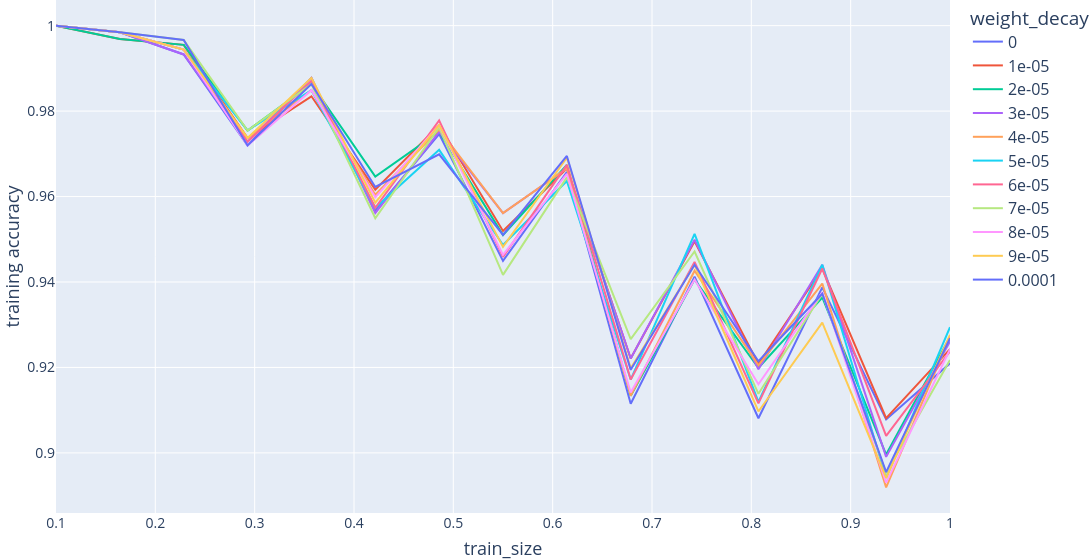
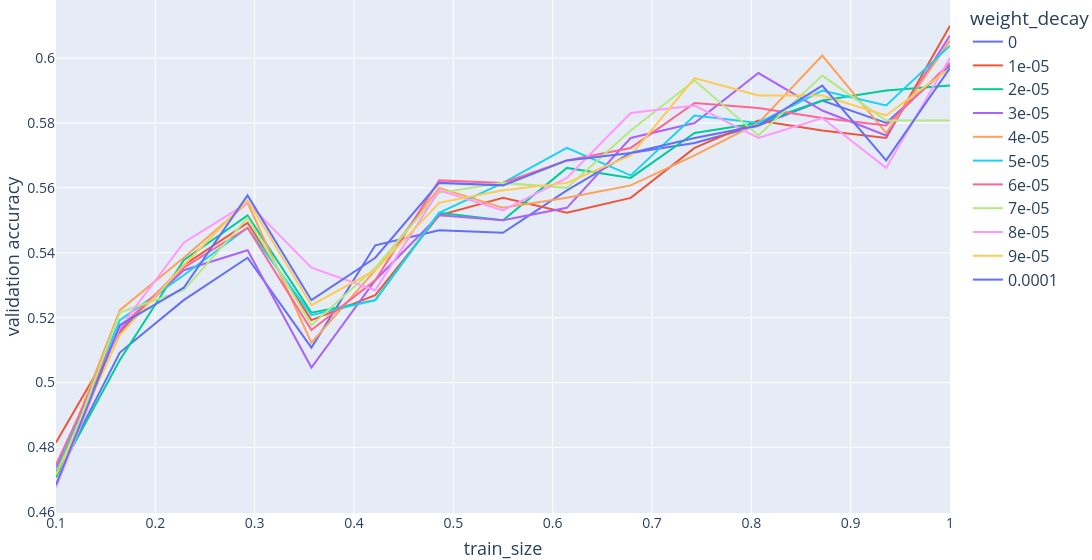

The notebook cell these images were saved under, in order:
### Code cell
train_and_plot_learning_curves(
    [
        NN(hidden_layer_sizes=(128, 128), lr=0.0005, weight_decay=0),
        NN(hidden_layer_sizes=(128, 128), lr=0.0005, weight_decay=0.00001),
        NN(hidden_layer_sizes=(128, 128), lr=0.0005, weight_decay=0.00002),
        NN(hidden_layer_sizes=(128, 128), lr=0.0005, weight_decay=0.00003),
        NN(hidden_layer_sizes=(128, 128), lr=0.0005, weight_decay=0.00004),
        NN(hidden_layer_sizes=(128, 128), lr=0.0005, weight_decay=0.00005),
        NN(hidden_layer_sizes=(128, 128), lr=0.0005, weight_decay=0.00006),
        NN(hidden_layer_sizes=(128, 128), lr=0.0005, weight_decay=0.00007),
        NN(hidden_layer_sizes=(128, 128), lr=0.0005, weight_decay=0.00008),
        NN(hidden_layer_sizes=(128, 128), lr=0.0005, weight_decay=0.00009),
        NN(hidden_layer_sizes=(128, 128), lr=0.0005, weight_decay=0.0001),
    ],
    wine_X_tr,
    wine_y_tr,
    wine_X_val,
    wine_y_val,
    seed,
    "weight_decay"
)

### Figure 1 — Plotly figure (JSON) as saved in the notebook; plotly's stock layout.template omitted (floating-point values rounded to 4 significant figures)
{"data": [{"hovertemplate": "weight_decay=0<br>train_size=%{x}<br>training accuracy=%{y}<extra></extra>", "legendgroup": "0", "line": {"color": "#636efa", "dash": "solid"}, "marker": {"symbol": "circle"}, "mode": "lines", "name": "0", "orientation": "v", "showlegend": true, "type": "scatter", "x": [0.1, 0.1643, 0.2286, 0.2929, 0.3571, 0.4214, 0.4857, 0.55, 0.6143, 0.6786, 0.7429, 0.8071, 0.8714, 0.9357, 1.0], "xaxis": "x", "y": [1.0, 0.9984, 0.9933, 0.972, 0.9878, 0.9568, 0.9746, 0.9449, 0.9657, 0.9115, 0.9413, 0.9081, 0.9387, 0.9078, 0.921], "yaxis": "y"}, {"hovertemplate": "weight_decay=1e-05<br>train_size=%{x}<br>training accuracy=%{y}<extra></extra>", "legendgroup": "1e-05", "line": {"color": "#EF553B", "dash": "solid"}, "marker": {"symbol": "circle"}, "mode": "lines", "name": "1e-05", "orientation": "v", "showlegend": true, "type": "scatter", "x": [0.1, 0.1643, 0.2286, 0.2929, 0.3571, 0.4214, 0.4857, 0.55, 0.6143, 0.6786, 0.7429, 0.8071, 0.8714, 0.9357, 1.0], "xaxis": "x", "y": [1.0, 0.9969, 0.9955, 0.9737, 0.9835, 0.9616, 0.9767, 0.9519, 0.9666, 0.9221, 0.9496, 0.9208, 0.9432, 0.9081, 0.9243], "yaxis": "y"}, {"hovertemplate": "weight_decay=2e-05<br>train_size=%{x}<br>training accuracy=%{y}<extra></extra>", "legendgroup": "2e-05", "line": {"color": "#00cc96", "dash": "solid"}, "marker": {"symbol": "circle"}, "mode": "lines", "name": "2e-05", "orientation": "v", "showlegend": true, "type": "scatter", "x": [0.1, 0.1643, 0.2286, 0.2929, 0.3571, 0.4214, 0.4857, 0.55, 0.6143, 0.6786, 0.7429, 0.8071, 0.8714, 0.9357, 1.0], "xaxis": "x", "y": [1.0, 0.9969, 0.9955, 0.9755, 0.9863, 0.9647, 0.9752, 0.951, 0.9674, 0.9134, 0.9406, 0.9199, 0.9364, 0.8996, 0.9271], "yaxis": "y"}, {"hovertemplate": "weight_decay=3e-05<br>train_size=%{x}<br>training accuracy=%{y}<extra></extra>", "legendgroup": "3e-05", "line": {"color": "#ab63fa", "dash": "solid"}, "marker": {"symbol": "circle"}, "mode": "lines", "name": "3e-05", "orientation": "v", "showlegend": true, "type": "scatter", "x": [0.1, 0.1643, 0.2286, 0.2929, 0.3571, 0.4214, 0.4857, 0.55, 0.6143, 0.6786, 0.7429, 0.8071, 0.8714, 0.9357, 1.0], "xaxis": "x", "y": [1.0, 0.9984, 0.9933, 0.9728, 0.9878, 0.9562, 0.9752, 0.9561, 0.9666, 0.9221, 0.9499, 0.9196, 0.944, 0.8991, 0.9261], "yaxis": "y"}, {"hovertemplate": "weight_decay=4e-05<br>train_size=%{x}<br>training accuracy=%{y}<extra></extra>", "legendgroup": "4e-05", "line": {"color": "#FFA15A", "dash": "solid"}, "marker": {"symbol": "circle"}, "mode": "lines", "name": "4e-05", "orientation": "v", "showlegend": true, "type": "scatter", "x": [0.1, 0.1643, 0.2286, 0.2929, 0.3571, 0.4214, 0.4857, 0.55, 0.6143, 0.6786, 0.7429, 0.8071, 0.8714, 0.9357, 1.0], "xaxis": "x", "y": [1.0, 0.9984, 0.9944, 0.9737, 0.9849, 0.9604, 0.9757, 0.9561, 0.9666, 0.9134, 0.9426, 0.9205, 0.9396, 0.8919, 0.9271], "yaxis": "y"}, {"hovertemplate": "weight_decay=5e-05<br>train_size=%{x}<br>training accuracy=%{y}<extra></extra>", "legendgroup": "5e-05", "line": {"color": "#19d3f3", "dash": "solid"}, "marker": {"symbol": "circle"}, "mode": "lines", "name": "5e-05", "orientation": "v", "showlegend": true, "type": "scatter", "x": [0.1, 0.1643, 0.2286, 0.2929, 0.3571, 0.4214, 0.4857, 0.55, 0.6143, 0.6786, 0.7429, 0.8071, 0.8714, 0.9357, 1.0], "xaxis": "x", "y": [1.0, 0.9984, 0.9944, 0.9755, 0.9849, 0.9574, 0.9709, 0.9487, 0.9636, 0.9172, 0.9513, 0.9119, 0.944, 0.8941, 0.9294], "yaxis": "y"}, {"hovertemplate": "weight_decay=6e-05<br>train_size=%{x}<br>training accuracy=%{y}<extra></extra>", "legendgroup": "6e-05", "line": {"color": "#FF6692", "dash": "solid"}, "marker": {"symbol": "circle"}, "mode": "lines", "name": "6e-05", "orientation": "v", "showlegend": true, "type": "scatter", "x": [0.1, 0.1643, 0.2286, 0.2929, 0.3571, 0.4214, 0.4857, 0.55, 0.6143, 0.6786, 0.7429, 0.8071, 0.8714, 0.9357, 1.0], "xaxis": "x", "y": [1.0, 0.9984, 0.9944, 0.9728, 0.9871, 0.9574, 0.9778, 0.9459, 0.9674, 0.9172, 0.9447, 0.9116, 0.9432, 0.904, 0.9238], "yaxis": "y"}, {"hovertemplate": "weight_decay=7e-05<br>train_size=%{x}<br>training accuracy=%{y}<extra></extra>", "legendgroup": "7e-05", "line": {"color": "#B6E880", "dash": "solid"}, "marker": {"symbol": "circle"}, "mode": "lines", "name": "7e-05", "orientation": "v", "showlegend": true, "type": "scatter", "x": [0.1, 0.1643, 0.2286, 0.2929, 0.3571, 0.4214, 0.4857, 0.55, 0.6143, 0.6786, 0.7429, 0.8071, 0.8714, 0.9357, 1.0], "xaxis": "x", "y": [1.0, 0.9984, 0.9966, 0.9755, 0.9863, 0.9549, 0.9762, 0.9417, 0.9645, 0.9266, 0.9471, 0.9138, 0.9373, 0.8952, 0.9217], "yaxis": "y"}, {"hovertemplate": "weight_decay=8e-05<br>train_size=%{x}<br>training accuracy=%{y}<extra></extra>", "legendgroup": "8e-05", "line": {"color": "#FF97FF", "dash": "solid"}, "marker": {"symbol": "circle"}, "mode": "lines", "name": "8e-05", "orientation": "v", "showlegend": true, "type": "scatter", "x": [0.1, 0.1643, 0.2286, 0.2929, 0.3571, 0.4214, 0.4857, 0.55, 0.6143, 0.6786, 0.7429, 0.8071, 0.8714, 0.9357, 1.0], "xaxis": "x", "y": [1.0, 0.9984, 0.9944, 0.972, 0.9849, 0.9598, 0.9767, 0.9463, 0.9653, 0.9141, 0.9406, 0.9161, 0.9376, 0.893, 0.9243], "yaxis": "y"}, {"hovertemplate": "weight_decay=9e-05<br>train_size=%{x}<br>training accuracy=%{y}<extra></extra>", "legendgroup": "9e-05", "line": {"color": "#FECB52", "dash": "solid"}, "marker": {"symbol": "circle"}, "mode": "lines", "name": "9e-05", "orientation": "v", "showlegend": true, "type": "scatter", "x": [0.1, 0.1643, 0.2286, 0.2929, 0.3571, 0.4214, 0.4857, 0.55, 0.6143, 0.6786, 0.7429, 0.8071, 0.8714, 0.9357, 1.0], "xaxis": "x", "y": [1.0, 0.9984, 0.9944, 0.9737, 0.9878, 0.9586, 0.9767, 0.9482, 0.9691, 0.9198, 0.944, 0.9097, 0.9305, 0.8941, 0.9276], "yaxis": "y"}, {"hovertemplate": "weight_decay=0.0001<br>train_size=%{x}<br>training accuracy=%{y}<extra></extra>", "legendgroup": "0.0001", "line": {"color": "#636efa", "dash": "solid"}, "marker": {"symbol": "circle"}, "mode": "lines", "name": "0.0001", "orientation": "v", "showlegend": true, "type": "scatter", "x": [0.1, 0.1643, 0.2286, 0.2929, 0.3571, 0.4214, 0.4857, 0.55, 0.6143, 0.6786, 0.7429, 0.8071, 0.8714, 0.9357, 1.0], "xaxis": "x", "y": [1.0, 0.9984, 0.9966, 0.972, 0.9863, 0.9622, 0.9699, 0.951, 0.9695, 0.9194, 0.944, 0.9215, 0.9373, 0.8955, 0.9269], "yaxis": "y"}], "layout": {"font": {"size": 18}, "legend": {"font": {"size": 16}, "title": {"text": "weight_decay"}, "tracegroupgap": 0}, "margin": {"b": 0, "l": 0, "r": 0, "t": 0}, "width": 1200, "xaxis": {"anchor": "y", "domain": [0, 1], "tickfont": {"size": 14}, "title": {"font": {"size": 18}, "text": "train_size"}}, "yaxis": {"anchor": "x", "domain": [0, 1], "tickfont": {"size": 14}, "title": {"font": {"size": 18}, "text": "training accuracy"}}}}

### Figure 2 — Plotly figure (JSON) as saved in the notebook; plotly's stock layout.template omitted (floating-point values rounded to 4 significant figures)
{"data": [{"hovertemplate": "weight_decay=0<br>train_size=%{x}<br>validation accuracy=%{y}<extra></extra>", "legendgroup": "0", "line": {"color": "#636efa", "dash": "solid"}, "marker": {"symbol": "circle"}, "mode": "lines", "name": "0", "orientation": "v", "showlegend": true, "type": "scatter", "x": [0.1, 0.1643, 0.2286, 0.2929, 0.3571, 0.4214, 0.4857, 0.55, 0.6143, 0.6786, 0.7429, 0.8071, 0.8714, 0.9357, 1.0], "xaxis": "x", "y": [0.4708, 0.5092, 0.5254, 0.5385, 0.5108, 0.5423, 0.5469, 0.5462, 0.5592, 0.5708, 0.5738, 0.5792, 0.5869, 0.58, 0.5977], "yaxis": "y"}, {"hovertemplate": "weight_decay=1e-05<br>train_size=%{x}<br>validation accuracy=%{y}<extra></extra>", "legendgroup": "1e-05", "line": {"color": "#EF553B", "dash": "solid"}, "marker": {"symbol": "circle"}, "mode": "lines", "name": "1e-05", "orientation": "v", "showlegend": true, "type": "scatter", "x": [0.1, 0.1643, 0.2286, 0.2929, 0.3571, 0.4214, 0.4857, 0.55, 0.6143, 0.6786, 0.7429, 0.8071, 0.8714, 0.9357, 1.0], "xaxis": "x", "y": [0.4815, 0.5154, 0.5362, 0.5492, 0.5192, 0.5269, 0.5515, 0.5569, 0.5523, 0.5569, 0.5723, 0.5808, 0.5777, 0.5754, 0.61], "yaxis": "y"}, {"hovertemplate": "weight_decay=2e-05<br>train_size=%{x}<br>validation accuracy=%{y}<extra></extra>", "legendgroup": "2e-05", "line": {"color": "#00cc96", "dash": "solid"}, "marker": {"symbol": "circle"}, "mode": "lines", "name": "2e-05", "orientation": "v", "showlegend": true, "type": "scatter", "x": [0.1, 0.1643, 0.2286, 0.2929, 0.3571, 0.4214, 0.4857, 0.55, 0.6143, 0.6786, 0.7429, 0.8071, 0.8714, 0.9357, 1.0], "xaxis": "x", "y": [0.4708, 0.5069, 0.5377, 0.5515, 0.5215, 0.5254, 0.5523, 0.55, 0.5662, 0.5631, 0.5769, 0.58, 0.5869, 0.59, 0.5915], "yaxis": "y"}, {"hovertemplate": "weight_decay=3e-05<br>train_size=%{x}<br>validation accuracy=%{y}<extra></extra>", "legendgroup": "3e-05", "line": {"color": "#ab63fa", "dash": "solid"}, "marker": {"symbol": "circle"}, "mode": "lines", "name": "3e-05", "orientation": "v", "showlegend": true, "type": "scatter", "x": [0.1, 0.1643, 0.2286, 0.2929, 0.3571, 0.4214, 0.4857, 0.55, 0.6143, 0.6786, 0.7429, 0.8071, 0.8714, 0.9357, 1.0], "xaxis": "x", "y": [0.4738, 0.5162, 0.5346, 0.5408, 0.5046, 0.5315, 0.5515, 0.55, 0.5538, 0.5754, 0.58, 0.5954, 0.5838, 0.5762, 0.6069], "yaxis": "y"}, {"hovertemplate": "weight_decay=4e-05<br>train_size=%{x}<br>validation accuracy=%{y}<extra></extra>", "legendgroup": "4e-05", "line": {"color": "#FFA15A", "dash": "solid"}, "marker": {"symbol": "circle"}, "mode": "lines", "name": "4e-05", "orientation": "v", "showlegend": true, "type": "scatter", "x": [0.1, 0.1643, 0.2286, 0.2929, 0.3571, 0.4214, 0.4857, 0.55, 0.6143, 0.6786, 0.7429, 0.8071, 0.8714, 0.9357, 1.0], "xaxis": "x", "y": [0.4715, 0.5223, 0.5385, 0.5554, 0.5123, 0.5346, 0.56, 0.5538, 0.5569, 0.5608, 0.57, 0.58, 0.6008, 0.5769, 0.6054], "yaxis": "y"}, {"hovertemplate": "weight_decay=5e-05<br>train_size=%{x}<br>validation accuracy=%{y}<extra></extra>", "legendgroup": "5e-05", "line": {"color": "#19d3f3", "dash": "solid"}, "marker": {"symbol": "circle"}, "mode": "lines", "name": "5e-05", "orientation": "v", "showlegend": true, "type": "scatter", "x": [0.1, 0.1643, 0.2286, 0.2929, 0.3571, 0.4214, 0.4857, 0.55, 0.6143, 0.6786, 0.7429, 0.8071, 0.8714, 0.9357, 1.0], "xaxis": "x", "y": [0.4723, 0.5192, 0.5331, 0.5477, 0.5208, 0.5254, 0.5523, 0.5615, 0.5723, 0.5638, 0.5823, 0.58, 0.59, 0.5854, 0.6038], "yaxis": "y"}, {"hovertemplate": "weight_decay=6e-05<br>train_size=%{x}<br>validation accuracy=%{y}<extra></extra>", "legendgroup": "6e-05", "line": {"color": "#FF6692", "dash": "solid"}, "marker": {"symbol": "circle"}, "mode": "lines", "name": "6e-05", "orientation": "v", "showlegend": true, "type": "scatter", "x": [0.1, 0.1643, 0.2286, 0.2929, 0.3571, 0.4214, 0.4857, 0.55, 0.6143, 0.6786, 0.7429, 0.8071, 0.8714, 0.9357, 1.0], "xaxis": "x", "y": [0.4746, 0.5169, 0.5354, 0.5477, 0.5162, 0.5315, 0.5623, 0.5615, 0.5685, 0.5723, 0.5862, 0.5846, 0.5815, 0.5792, 0.5985], "yaxis": "y"}, {"hovertemplate": "weight_decay=7e-05<br>train_size=%{x}<br>validation accuracy=%{y}<extra></extra>", "legendgroup": "7e-05", "line": {"color": "#B6E880", "dash": "solid"}, "marker": {"symbol": "circle"}, "mode": "lines", "name": "7e-05", "orientation": "v", "showlegend": true, "type": "scatter", "x": [0.1, 0.1643, 0.2286, 0.2929, 0.3571, 0.4214, 0.4857, 0.55, 0.6143, 0.6786, 0.7429, 0.8071, 0.8714, 0.9357, 1.0], "xaxis": "x", "y": [0.4685, 0.5215, 0.5285, 0.5508, 0.5177, 0.5354, 0.5585, 0.5615, 0.56, 0.5777, 0.5931, 0.5762, 0.5946, 0.5808, 0.5808], "yaxis": "y"}, {"hovertemplate": "weight_decay=8e-05<br>train_size=%{x}<br>validation accuracy=%{y}<extra></extra>", "legendgroup": "8e-05", "line": {"color": "#FF97FF", "dash": "solid"}, "marker": {"symbol": "circle"}, "mode": "lines", "name": "8e-05", "orientation": "v", "showlegend": true, "type": "scatter", "x": [0.1, 0.1643, 0.2286, 0.2929, 0.3571, 0.4214, 0.4857, 0.55, 0.6143, 0.6786, 0.7429, 0.8071, 0.8714, 0.9357, 1.0], "xaxis": "x", "y": [0.4677, 0.5169, 0.5431, 0.5554, 0.5354, 0.5285, 0.5592, 0.5531, 0.5631, 0.5831, 0.5854, 0.5754, 0.5815, 0.5662, 0.6], "yaxis": "y"}, {"hovertemplate": "weight_decay=9e-05<br>train_size=%{x}<br>validation accuracy=%{y}<extra></extra>", "legendgroup": "9e-05", "line": {"color": "#FECB52", "dash": "solid"}, "marker": {"symbol": "circle"}, "mode": "lines", "name": "9e-05", "orientation": "v", "showlegend": true, "type": "scatter", "x": [0.1, 0.1643, 0.2286, 0.2929, 0.3571, 0.4214, 0.4857, 0.55, 0.6143, 0.6786, 0.7429, 0.8071, 0.8714, 0.9357, 1.0], "xaxis": "x", "y": [0.4715, 0.5146, 0.5362, 0.5562, 0.5238, 0.5346, 0.5554, 0.5592, 0.5615, 0.57, 0.5938, 0.5885, 0.5885, 0.5823, 0.5969], "yaxis": "y"}, {"hovertemplate": "weight_decay=0.0001<br>train_size=%{x}<br>validation accuracy=%{y}<extra></extra>", "legendgroup": "0.0001", "line": {"color": "#636efa", "dash": "solid"}, "marker": {"symbol": "circle"}, "mode": "lines", "name": "0.0001", "orientation": "v", "showlegend": true, "type": "scatter", "x": [0.1, 0.1643, 0.2286, 0.2929, 0.3571, 0.4214, 0.4857, 0.55, 0.6143, 0.6786, 0.7429, 0.8071, 0.8714, 0.9357, 1.0], "xaxis": "x", "y": [0.4685, 0.5177, 0.5292, 0.5577, 0.5254, 0.5385, 0.5615, 0.5608, 0.5685, 0.5708, 0.5754, 0.5792, 0.5915, 0.5685, 0.5969], "yaxis": "y"}], "layout": {"font": {"size": 18}, "legend": {"font": {"size": 16}, "title": {"text": "weight_decay"}, "tracegroupgap": 0}, "margin": {"b": 0, "l": 0, "r": 0, "t": 0}, "width": 1200, "xaxis": {"anchor": "y", "domain": [0, 1], "tickfont": {"size": 14}, "title": {"font": {"size": 18}, "text": "train_size"}}, "yaxis": {"anchor": "x", "domain": [0, 1], "tickfont": {"size": 14}, "title": {"font": {"size": 18}, "text": "validation accuracy"}}}}
